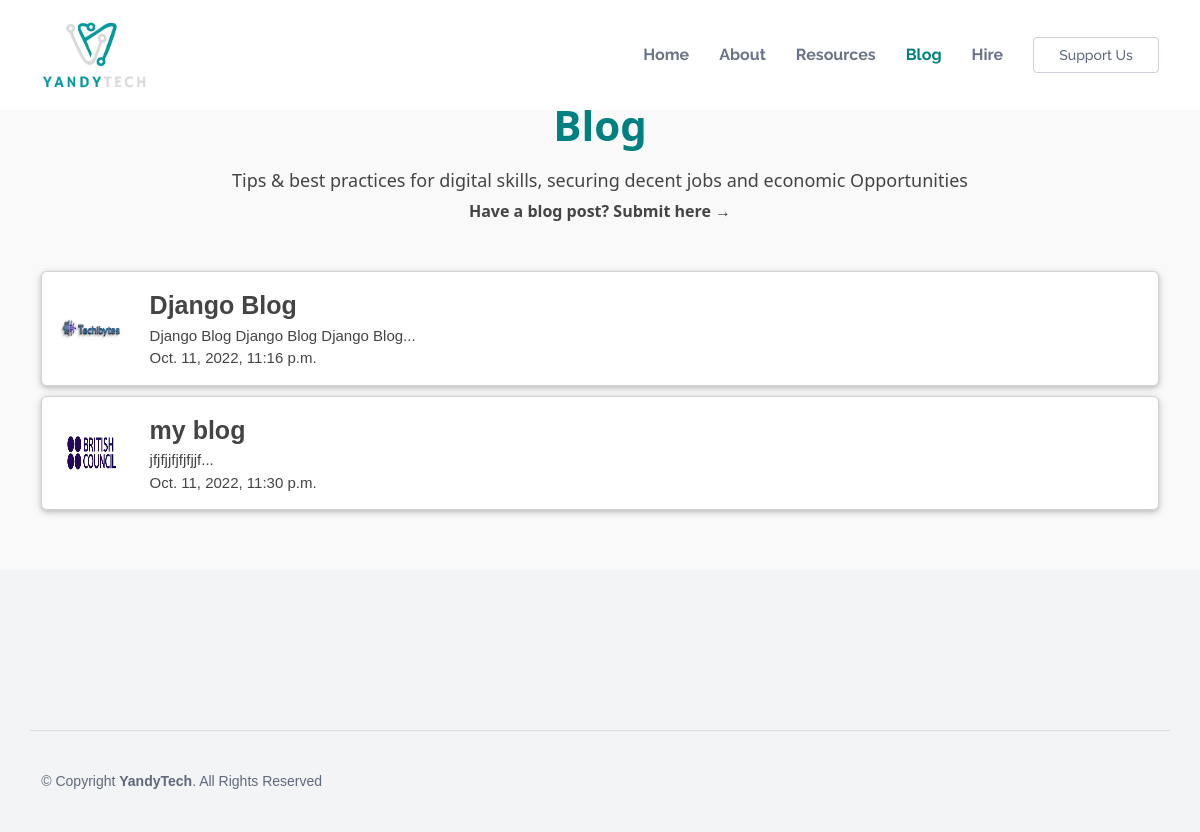
Page /blog/ on the earlier database version.
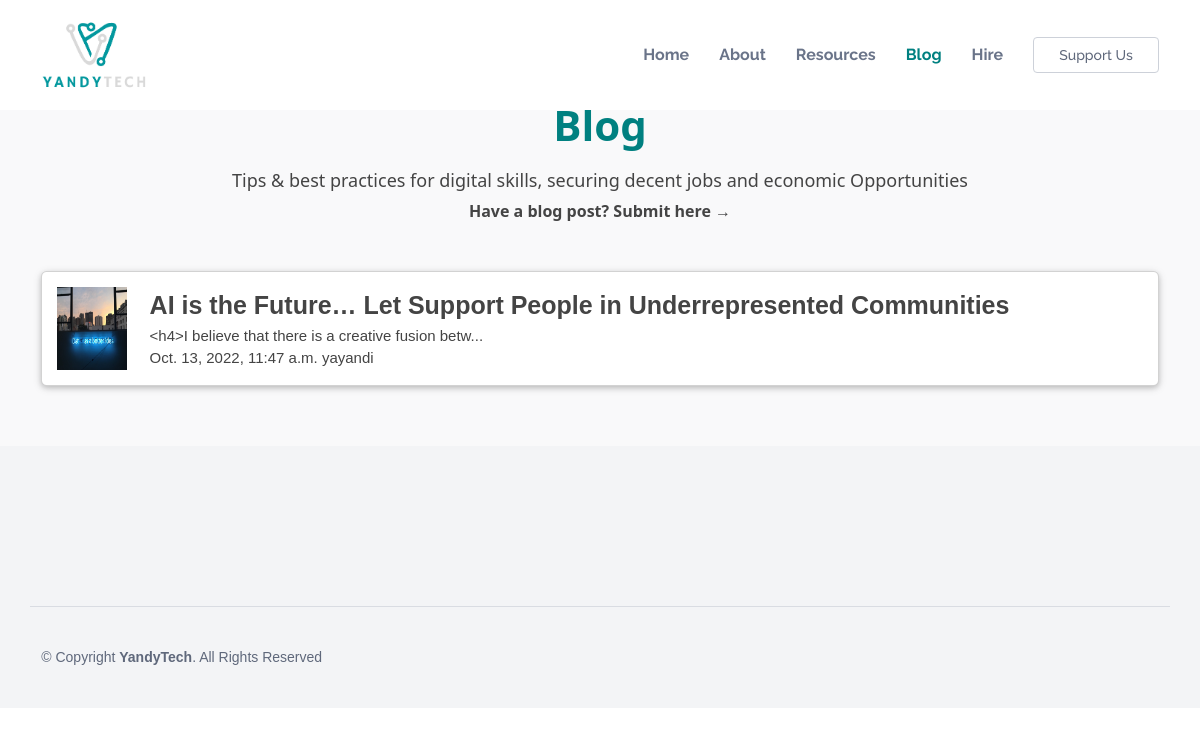
Same page on the later database version.
### main/models.py (models this page shows)
class Article(models.Model):
    title=models.CharField(max_length=100)
    slug=models.SlugField(max_length=100)
    body=RichTextField()
    date=models.DateTimeField(auto_now_add=True)
    thumb=models.ImageField(default='default.png',blank=True)
    author=models.ForeignKey(User,null=True, on_delete=models.CASCADE)
    def __str__(self):
        return self.title
    def snippet(self):
        return self.body[:50]+"..."

### main/views.py (the view)
# urls.py: path('blog/',views.blog,name='blog'),
def blog(request):
    articles=Article.objects.all().order_by('date')
    context={'articles':articles}
    print(articles)
    return render(request,'article.html',context)

### templates/article.html (shortened to what this page needs)
{% load static %}
<!DOCTYPE html>
<html lang="en">
<head>
  <link href="{% static 'assets/vendor/bootstrap/css/bootstrap.min.css' %}" rel="stylesheet">
  <link href="{% static 'assets/vendor/bootstrap-icons/bootstrap-icons.css' %}" rel="stylesheet">
  <link href="{% static 'assets/vendor/boxicons/css/boxicons.min.css' %}" rel="stylesheet">
  <link href="{% static 'assets/vendor/glightbox/css/glightbox.min.css' %}" rel="stylesheet">
  <link href="{% static 'assets/vendor/swiper/swiper-bundle.min.css' %}" rel="stylesheet">
  <link href="{% static 'assets/css/style.css' %}" rel="stylesheet">
  <link href="{% static 'assets/css/w3.css' %}" rel="stylesheet">
</head>
<body>
  <header id="header" class="fixed-top">
    <div class="container d-flex align-items-center justify-content-between">
      <a href="{% url 'home' %}"><img src="{% static 'assets/img/yt.png' %}" height="70px" alt=""></a>
      <nav id="navbar" class="navbar">
        <ul>
          <li><a class="nav-link scrollto " href="{% url 'home' %}">Home</a></li>
          <li><a class="nav-link scrollto" href="{% url 'about' %}">About</a></li>
          <li><a class="nav-link scrollto" href="#featured-services">Resources</a></li>
          <li><a class="nav-link scrollto active" href="{% url 'blog' %}">Blog</a></li>
          <li><a class="nav-link scrollto" href="{% url 'hire' %}">Hire</a></li>
          <li><a class="getstarted scrollto" href="{% url 'support' %}" >Support Us</a></li>
        </ul>
      </nav>
    </div>
  </header>
  <main id="main">
    <section id="team" class="team section-bg">
      <div class="container">
        <div class="section-title">
          <h2 style="color: teal;">Blog</h2>
          <h5>Tips & best practices for digital skills, securing decent jobs and economic Opportunities</h5>
          <h6><b>Have a blog post? Submit here &#8594</b></h6>
        </div>
        <div class="row">
            {% for article in articles %}
          <div class="col-lg-12 col-md-12 col-sm-12 d-flex align-items-stretch" style="margin-top: 10px;">
            <div class=" card w3-card" style="width:100%;margin: auto;">
              <div class="card-body">
                <div class="row">
                  <div class="col-lg-1 col-md-2 col-sm-2 d-flex align-items-stretch">
                <img src="{{article.thumb.url}}" width="100%" />
              </div>
              <div class="col-lg-11 col-md-6 col-sm-10  ">
              <span style="font-size: 25px"> <a href="{% url 'details' slug=article.slug %}"><b>{{article.title}}</b></a></span>
            <br>
            <span style="font-size: 15px">{{article.snippet}}</span>
            <br>
            <span>{{article.date}}</span>
            <span>{{article.author.username}}</span>
              </div>
          </div>
          </div>
        </div>
      </div>
      {% endfor %}
      </div>
    </section>
</main>
<footer id="footer">
  <div class="footer-top">
  </div>
  <div class="container footer-bottom clearfix">
    <div class="copyright">
      &copy; Copyright <strong><span>YandyTech</span></strong>. All Rights Reserved
    </div>
  </div>
</footer>
</body>
</html>

### static/assets/css/style.css (style rules this page uses)
body { font-family: "Open Sans", sans-serif; color: #444444; }
a { color: #5f687b; text-decoration: none; }
h1, h2, h3, h4, h5, h6 { font-family: "Raleway", sans-serif; }
#header { background: #fff; transition: all 0.5s; z-index: 997; padding: 20px 0; }
.navbar { padding: 0; }
.navbar ul { margin: 0; padding: 0; display: flex; list-style: none; align-items: center; }
.navbar li { position: relative; }
.navbar a, .navbar a:focus { display: flex; align-items: center; justify-content: space-between; padding: 10px 0 10px 30px; font-family: "Raleway", sans-serif; font-size: 16px; font-weight: 700; color: #6a7489; white-space: nowrap; transition: 0.3s; }
.navbar a:hover, .navbar .active, .navbar .active:focus, .navbar li:hover>a { color: Teal; }
.navbar .getstarted, .navbar .getstarted:focus { padding: 10px 25px; margin-left: 30px; border-radius: 4px; line-height: 1; color: #5f687b; font-size: 14px; font-weight: 500; border: 1px solid #cdd1d9; }
section { padding: 60px 0; overflow: hidden; }
.section-bg { background-color: #f9f9fa; }
.section-title { text-align: center; padding: 30px 0; position: relative; }
.section-title h2 { font-size: 42px; font-weight: 700; margin-bottom: 20px; padding-bottom: 0; color: #5f687b; position: relative; z-index: 2; }
#footer { background-color: #f3f4f6; color: #5f687b; font-size: 14px; position: relative; }
#footer .footer-top { position: relative; z-index: 2; text-align: center; padding: 80px 0; }
#footer .footer-bottom { border-top: 1px solid #d9dce2; z-index: 2; position: relative; padding-top: 40px; padding-bottom: 40px; }
#footer .copyright { float: left; }

### static/assets/css/w3.css (style rules this page uses)
html { box-sizing:border-box }
*,*:before,*:after { box-sizing:inherit }
html { -ms-text-size-adjust:100%;-webkit-text-size-adjust:100% }
body { margin:0 }
article,aside,details,figcaption,figure,footer,header,main,menu,nav,section,summary { display:block }
a { background-color:transparent;-webkit-text-decoration-skip:objects }
img { border-style:none }
html,body { font-family:Verdana,sans-serif;font-size:15px;line-height:1.5 }
html { overflow-x:hidden }
h2 { font-size:30px }
h5 { font-size:18px }
h6 { font-size:16px }
h1,h2,h3,h4,h5,h6 { font-family:"Segoe UI",Arial,sans-serif;font-weight:400;margin:10px 0 }
img { vertical-align:middle }
a { color:inherit }
.w3-main,#main { transition:margin-left .4s }
.w3-card,.w3-card-2 { box-shadow:0 2px 5px 0 rgba(0,0,0,0.16),0 2px 10px 0 rgba(0,0,0,0.12) }

Differences in the rows shown:
removed Article: thumb (picture), title "Django Blog", snippet "Django Blog Django Blog Django Blog...", date "Oct. 11, 2022, 11:16 p.m."
removed Article: thumb (picture), title "my blog", snippet "jfjfjjfjfjfjjf...", date "Oct. 11, 2022, 11:30 p.m."
added Article: thumb (picture), title "AI is the Future… Let Support People in Underrepresented Communities", snippet "<h4>I believe that there is a creative fusion betw...", date "Oct. 13, 2022, 11:47 a.m.", author.username "yayandi"
